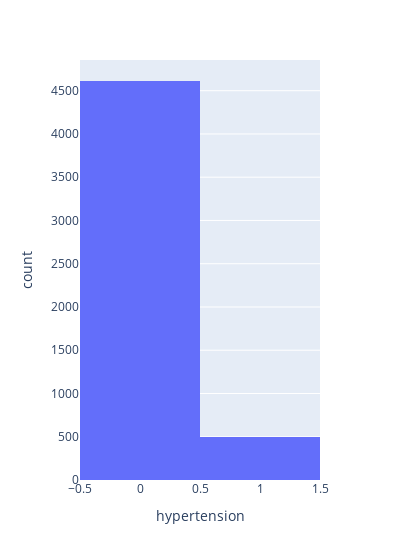

The notebook cell saved with this chart:
### Code cell
fig = px.histogram(df, x='hypertension', width=400)
fig.show()

### Figure 1 — Plotly figure (JSON) as saved in the notebook; plotly's stock layout.template omitted (floating-point values rounded to 4 significant figures; data arrays with more than 128 entries replaced by an {"elided": "..."} marker saying what was removed)
{"data": [{"alignmentgroup": "True", "bingroup": "x", "hovertemplate": "hypertension=%{x}<br>count=%{y}<extra></extra>", "legendgroup": "", "marker": {"color": "#636efa", "pattern": {"shape": ""}}, "name": "", "offsetgroup": "", "orientation": "v", "showlegend": false, "type": "histogram", "x": {"elided": "5110 int values"}, "xaxis": "x", "yaxis": "y"}], "layout": {"barmode": "relative", "legend": {"tracegroupgap": 0}, "margin": {"t": 60}, "width": 400, "xaxis": {"anchor": "y", "domain": [0, 1], "title": {"text": "hypertension"}}, "yaxis": {"anchor": "x", "domain": [0, 1], "title": {"text": "count"}}}}
